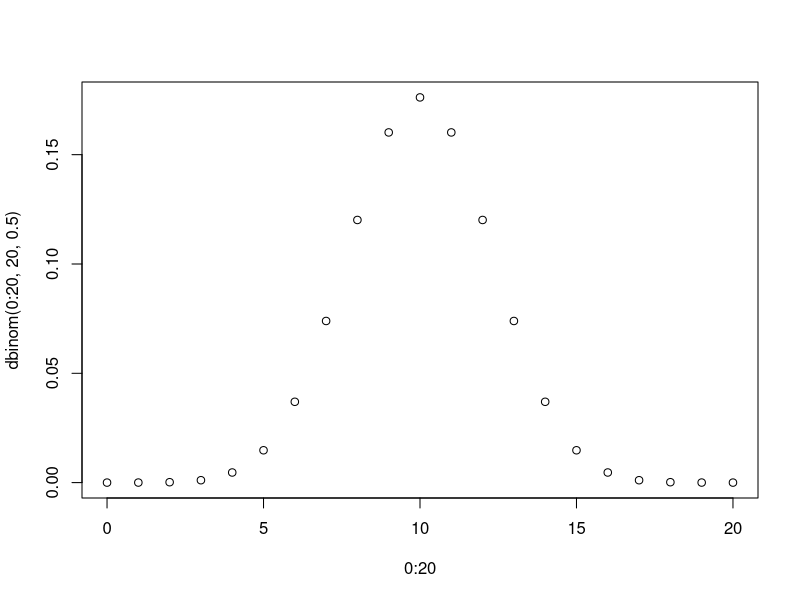
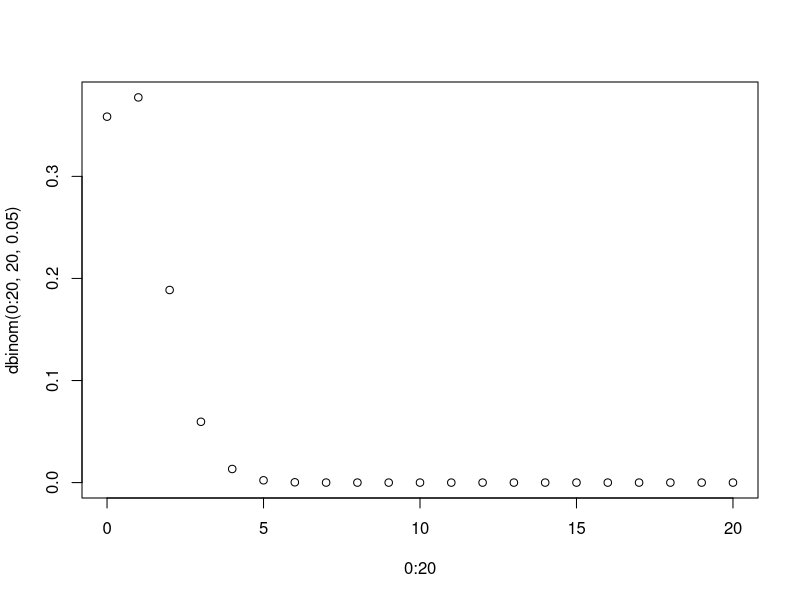
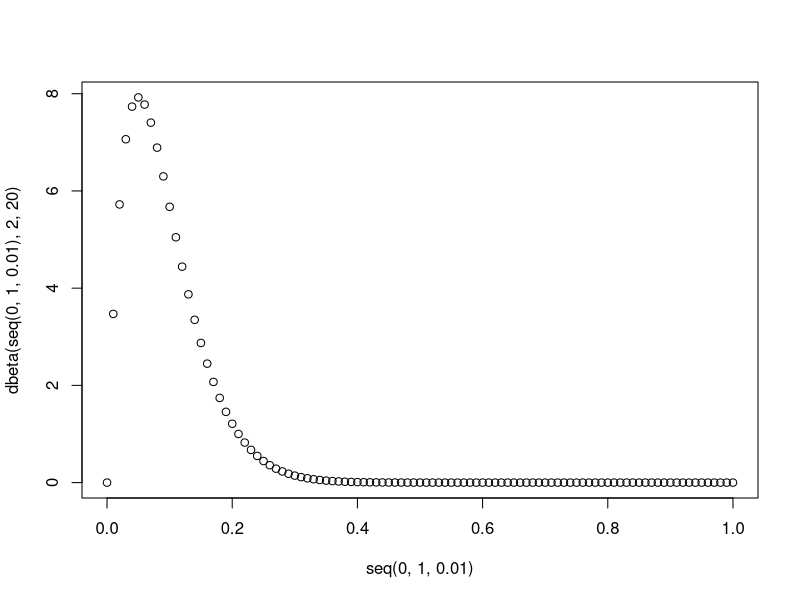
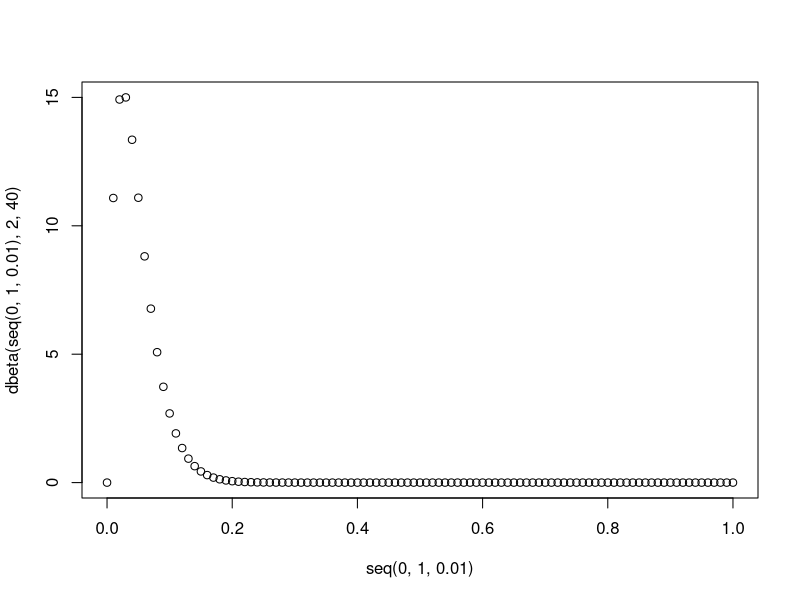
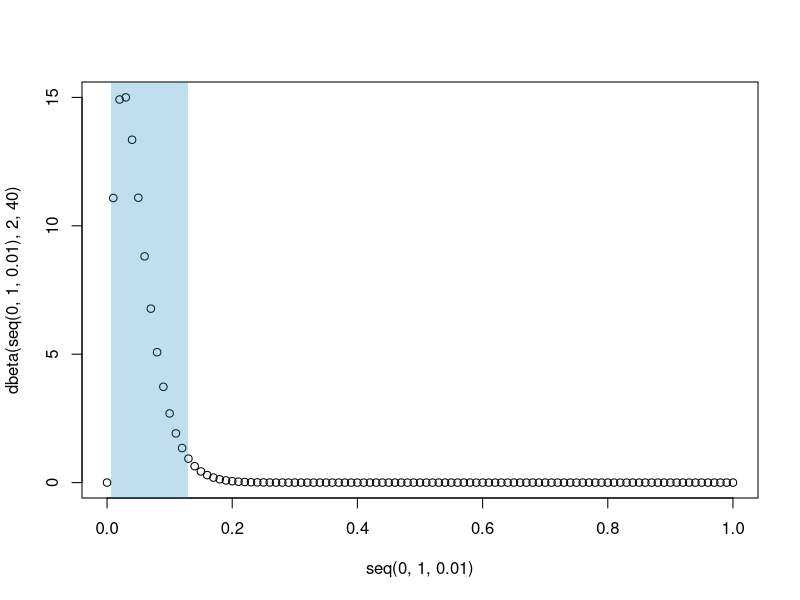

Source code (R) for these figures, in order:
## ---- chunk 1
# explore probability mass function of binomial distribution

# probability of getting 0 successes out of 20 when p(success) is 0.5
dbinom(0, 20, 0.5) 
plot(0:20, dbinom(0:20, 20, 0.5)) 

# when success prob is lower:
plot(0:20, dbinom(0:20, 20, 0.05)) 

## ---- chunk 2
# explore beta distribution

# theta [0, 1] with corresponding probs for a beta(2, 20) distribution
plot(seq(0, 1, 0.01), 
     dbeta(seq(0, 1, 0.01), 2, 20)) 

# prob that theta < 0.2 for a beta(2, 20) distribution
pbeta(0.2, 2, 20) 
## ---- chunk 3
# suppose, after incorporating prior and data, new beta(2, 40) distribution as 
# Bayesian estimate, but this estimate gives us more info than just distribution:

# updated theta [0, 1] with corresponding probs
plot(seq(0, 1, 0.01), 
     dbeta(seq(0, 1, 0.01), 2, 40)) 

# updated prob that theta < 0.2
pbeta(0.2, 2, 40) 

# prob that theta > 0.15 given our data and posterior dist
1 - pbeta(0.15, 2, 40) ; pbeta(0.15, 2, 40, lower.tail = FALSE)
## ---- chunk 4
# these are probabilities that theta is in some interval
# conversely, posterior 95% credible interval:
qbeta(c(0.025, 0.975), 2, 40)
# which means P(0.006 < theta < 0.13 | data) = 0.95

# add CI to figure
plot(seq(0, 1, 0.01), 
     dbeta(seq(0, 1, 0.01), 2, 40)) 
rect(xleft = qbeta(c(0.025, 0.975), 2, 40)[1], 
     xright = qbeta(c(0.025, 0.975), 2, 40)[2], 
     ybottom = -1, ytop = 20,
     col = rgb(0,0.5,0.75, alpha = 0.25), border = NA)
